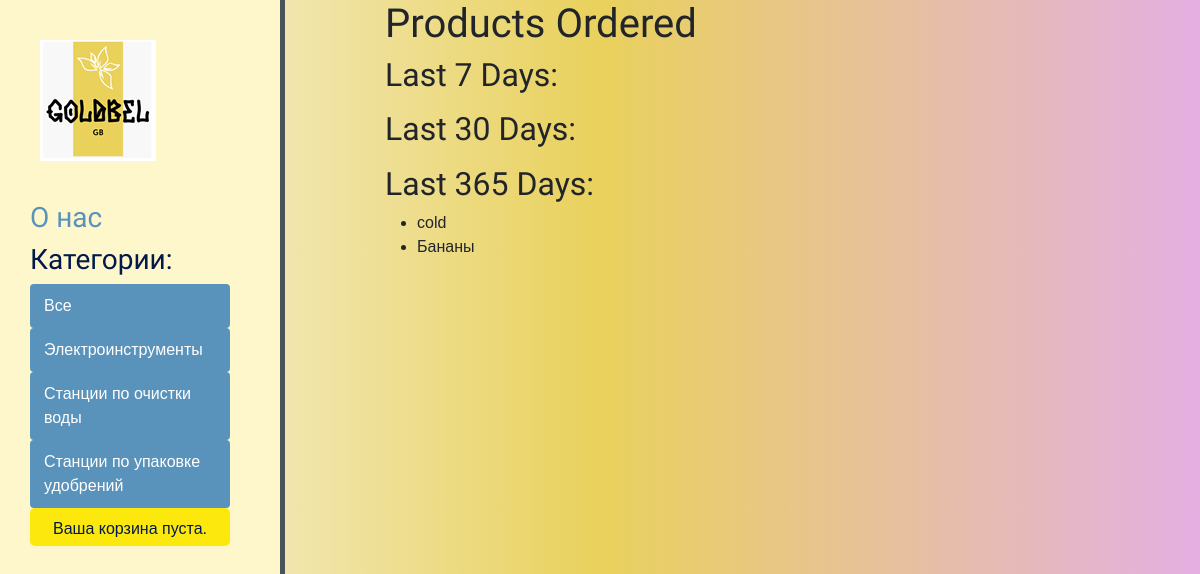
The app's page /order_client/client/1/, older data.
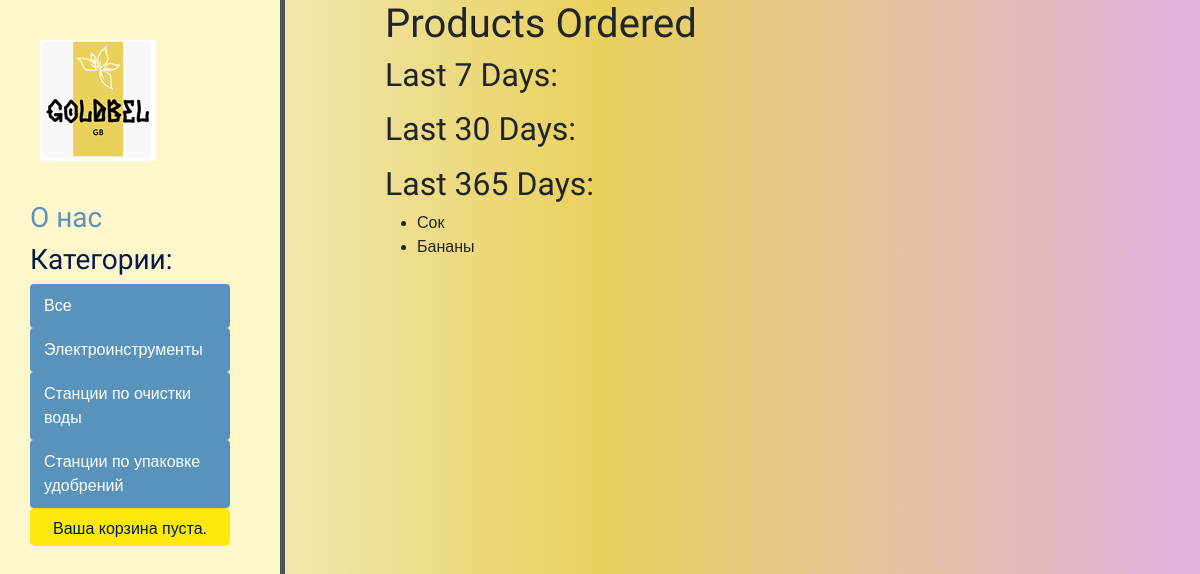
The same page, newer data.
### myapp_2/models.py (models this page shows, shortened)
class Product(models.Model):
    name = models.CharField(max_length=100)
    description = models.TextField()
    price = models.DecimalField(max_digits=10, decimal_places=2)
    quantity = models.IntegerField()
    date_added = models.DateField()
    photo = models.ImageField(null=True, blank=True)

### myapp_2/views.py (the view)
# urls.py: path('client/<int:client_id>/', products_ordered, name='order_client'),
def products_ordered(request, client_id):
    today = datetime.now().date()
    last_week = today - timedelta(days=7)
    last_month = today - timedelta(days=30)
    last_year = today - timedelta(days=365)
    client = get_object_or_404(Client, pk=client_id)
    orders_last_week = Order.objects.filter(client=client, order_date__range=[last_week, today])
    products_last_week = Product.objects.filter(order__in=orders_last_week).distinct()
    orders_last_month = Order.objects.filter(client=client, order_date__range=[last_month, today])
    products_last_month = Product.objects.filter(order__in=orders_last_month).distinct()
    orders_last_year = Order.objects.filter(client=client, order_date__range=[last_year, today])
    products_last_year = Product.objects.filter(order__in=orders_last_year).distinct()
    context = {
        'products_last_week': products_last_week,
        'products_last_month': products_last_month,
        'products_last_year': products_last_year
    }
    return render(request, 'myapp_2/order_client.html', context)

### myapp_2/templates/myapp_2/order_client.html (shortened to what this page needs)
{% extends 'myapp_2/main.html' %}
{% block content %}
    <h1>Products Ordered</h1>
    <h2>Last 7 Days:</h2>
    <h2>Last 30 Days:</h2>
    <h2>Last 365 Days:</h2>
    <ul>
        {% for product in products_last_year %}
            <li>{{ product.name }}</li>
        {% endfor %}
    </ul>
{% endblock %}

### myapp_2/templates/myapp_2/main.html (shortened to what this page needs)
{% load static %}
<!doctype html>
<html lang="en">
<head>
    <link rel="stylesheet" href="https://cdn.jsdelivr.net/npm/bootstrap@5.2.3/dist/css/bootstrap.min.css">
    <link rel="stylesheet" href="https://use.fontawesome.com/releases/v5.8.2/css/all.css">
    <link rel="stylesheet" href="{% static 'css/base.css' %}">
</head>
<body>
    <aside>
        <div id="header">
            <a href="/shop" class="logo"><img src="{% static 'img/logo.png' %}" alt="GoldBel"></a>
        </div>
        <div id="sidebar">
            <h3><a href="about_us/">О нас</a></h3>
            <h3>Категории:</h3>
        <ul>
            <li class="selected">
            <a href="/">Все</a>
            </li>
            <li class="selected">
            <a href="/">Электроинструменты</a>
            </li>
            <li class="selected">
            <a href="/">Станции по очистки воды</a>
            </li>
            <li class="selected">
            <a href="/">Станции по упаковке удобрений</a>
            </li>
        </ul>
        <div id="subheader">
            <div class="cart">
                <span class="logo">Ваша корзина пуста.</span>
            </div>
        </div>
        </div>
    </aside>
    <main>
        <div id="content">
            {% block content %}{% endblock %}
        </div>
    </main>
</body>
</html>

### shopapp/static/css/base.css (style rules this page uses)
body { background: -webkit-linear-gradient(90deg, #f8f8f8,#e9d15c,#e4afe2); background: linear-gradient(90deg, #f8f8f8,#e9d15c,#e4afe2); margin:0; padding:0; font-family:helvetica, sans-serif; }
aside { float: left; background: #FFF7CC; padding: 2.5%; height: 100vh; color: #011a4b; border-right: 5px solid #4A5559; }
aside ul { list-style: none }
aside ul a { text-decoration: none; }
aside ul li { color: #011a4b; display: block; margin-top: 20px; transition: transform .6s ease; }
h1, h2, h3, h4, h5 , h6 { font-family: 'Ubuntu', sans-serif; font-weight:normal; }
a { text-decoration:none; color:#5993bb; }
#header { padding:5px 10px; font-size:18px; overflow:auto; }
#subheader { background:#ececec; color:#444; padding:15px 100px; overflow:auto; }
#header .logo { font-family: 'Ubuntu', sans-serif; float:left; color:#333; font-size:22px; margin-right:10%; }
#subheader .cart { float:right; padding-top:4px; }
#content { padding:0 100px; overflow:hidden; }
#sidebar { width:220px; padding:30px 20px 0 0; float:left; }
#sidebar ul { margin:0; padding:0; }
#sidebar ul li { margin:0; list-style:none; padding:10px 14px; }
#sidebar ul li a { display:block; }
#sidebar ul li.selected { background:#5993bb; border-radius:4px; }
#sidebar ul li.selected a { color:#fff; }
body { margin:0; padding:0; font-family:helvetica, sans-serif; }
#header { padding:10px 10px; font-size:18px; overflow:auto; }
#subheader { background:#fde80d; color:#011a4b; padding:5px 23px; overflow:auto; font-size: calc; border-radius: 5px; }

Row changes from the older to the newer data that the page shows:
removed Product: name "cold"
added Product: name "Сок"
